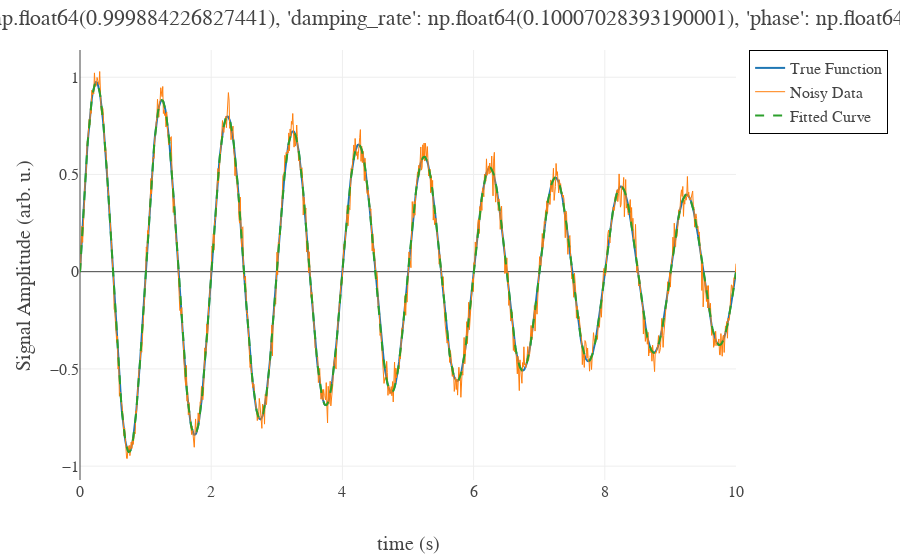

Notebook cell for this chart:
### Code cell
import numpy as np
import numpy.typing as npt
import plotly.graph_objects as go
from scipy.optimize import curve_fit
from math_functions import damp_sine_wave

# 1. Generate clean data
x_samp: npt.NDArray[np.float64] = np.linspace(0, 10, 1000)
true_params = dict(frequency=1.0, damping_rate=0.1, phase=0.0)
y_clean: npt.NDArray[np.float64] = damp_sine_wave(x_samp, **true_params)

# 2. Add noise
rng = np.random.default_rng(seed=42)
noise: npt.NDArray[np.float64] = rng.normal(scale=0.05, size=x_samp.shape)
y_noisy = y_clean + noise


# 3. Define a wrapper for curve_fit
def wrapper(
    x: npt.NDArray[np.float64], frequency: float, damping_rate: float, phase: float
) -> npt.NDArray[np.float64]:
    return damp_sine_wave(
        x, frequency=frequency, damping_rate=damping_rate, phase=phase
    )


# 4. Fit data with perturbed initial guess
initial_guess = [0.8, 0.6, 0.2]  # intentionally inaccurate
popt, pcov = curve_fit(wrapper, x_samp, y_noisy, p0=initial_guess)
fitted_params = dict(zip(["frequency", "damping_rate", "phase"], popt))

# 5. Visualize
fig = go.Figure().update_layout(width=900)

fig.add_trace(go.Scatter(name="True Function", mode="lines", x=x_samp, y=y_clean))
fig.add_trace(
    go.Scatter(name="Noisy Data", mode="lines", x=x_samp, y=y_noisy, line=dict(width=1))
)
fig.add_trace(
    go.Scatter(
        name="Fitted Curve",
        mode="lines",
        x=x_samp,
        y=wrapper(x_samp, *popt),
        line=dict(dash="dash"),
    )
)

fig.update_layout(
    xaxis_title="time (s)",
    yaxis_title="Signal Amplitude (arb. u.)",
    title=f"Fitted Params: {fitted_params}",
)
fig.show()

### Figure 1 — Plotly figure (JSON) as saved in the notebook; plotly's stock layout.template omitted (floating-point values rounded to 4 significant figures; data arrays with more than 128 entries replaced by an {"elided": "..."} marker saying what was removed)
{"data": [{"mode": "lines", "name": "True Function", "type": "scatter", "x": {"elided": "1000 float values"}, "y": {"elided": "1000 float values"}}, {"line": {"width": 1}, "mode": "lines", "name": "Noisy Data", "type": "scatter", "x": {"elided": "1000 float values"}, "y": {"elided": "1000 float values"}}, {"line": {"dash": "dash"}, "mode": "lines", "name": "Fitted Curve", "type": "scatter", "x": {"elided": "1000 float values"}, "y": {"elided": "1000 float values"}}], "layout": {"title": {"text": "Fitted Params: {'frequency': np.float64(0.999884226827441), 'damping_rate': np.float64(0.10007028393190001), 'phase': np.float64(-0.0020240342440919056)}"}, "width": 900, "xaxis": {"title": {"text": "time (s)"}}, "yaxis": {"title": {"text": "Signal Amplitude (arb. u.)"}}}}
